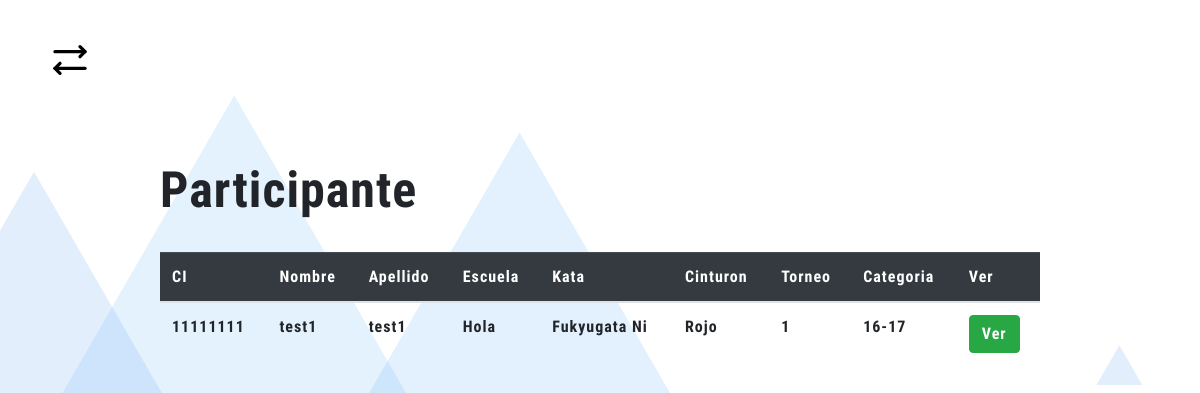
Screenshot of /index.php?c=espectador&a=home with the database file from the repository.
### tables this page shows
CREATE TABLE `participante` (
  `CI` int(8) NOT NULL,
  `Escuela` varchar(255) DEFAULT NULL,
  `GeneroP` enum('Masculino','Femenino') DEFAULT NULL,
  `CI_C` int(8) DEFAULT NULL
);

CREATE TABLE `persona` (
  `CI` int(8) NOT NULL,
  `Nombre` varchar(50) DEFAULT NULL,
  `Apellido` varchar(50) DEFAULT NULL,
  `Correo` varchar(255) DEFAULT NULL,
  `Fnac` date DEFAULT NULL
);

### controllers/espectador.php (called while the page is built, shortened)
<?php
class espectadorController {
    public function __construct()
    {
        require_once "models/espectadorModel.php";
    }
    public function home()
    {
        $user = new espectador_Model();
        $participanteData = $user->get_participante();
        require_once "views/espectador/homeEspectador.php";
    }
}

### config/database.php (called while the page is built)
<?php
	class Conectar {
		public static function conexion(){
			$conexion = new mysqli("127.0.0.1", "root", "", "cukscorea");
			return $conexion;
		}
	}
?>

### models/espectadorModel.php (called while the page is built, shortened)
<?php
class espectador_Model {
    private $db;
    private $participante;
    public function __construct()
    {
        $this->db = Conectar::conexion();
        $this->participante = array();
    }
    public function get_participante()
    {
        $sql = "SELECT DISTINCT  PA.CI, P.Nombre, P.Apellido, PA.Escuela, K.nombreKata, PAR.Cinturon, PAR.idTorneo, C.Edad, PU.valorTotal
        FROM participante PA
        JOIN puntuar PU ON PU.CI_P = PA.CI
        JOIN persona P ON P.CI = PA.CI
        JOIN participar PAR ON PAR.CI_P = PA.CI
        JOIN categoria C ON C.idCategoria = PAR.idCategoria
		JOIN tiene T ON T.CI_P = PA.CI
        JOIN kata K ON K.idKata = T.idKata";
        $resultado = $this->db->query($sql);
        while ($row = $resultado->fetch_assoc()) {
            $this->participante[] = $row;
        }
        return $this->participante;
    }
}

### views/espectador/homeEspectador.php (the view, shortened to what this page needs)
<!DOCTYPE html>
<html lang="en">
<head>
    <link rel="stylesheet" href="assets/css/bootstrap.min.css">
    <link rel="stylesheet" href="assets/css/style.css">
</head>
<body>
<header>
            <div class="icono-menu">
                <img src="assets/img/flechaDoble.svg" alt="flechas" id="icono-menu">
            </div>
        </header>
    <main class="home">
            <section class="formatoTablas visible" id="inicioParticipante">
                <section class="formato">
                    <div class="nombreTabla">
                        <h3>Participante</h3>
                    </div>
                    <div class="table-responsive">
                        <table class="table">
                            <thead class="table-dark align-middle">
                                <tr>
                                    <th>CI</th>
                                    <th>Nombre</th>
                                    <th>Apellido</th>
                                    <th>Escuela</th>
                                    <th>Kata</th>
                                    <th>Cinturon</th>
                                    <th>Torneo</th>
                                    <th>Categoria</th>
                                    <th>Ver</th>
                                </tr>
                            </thead>
                            <tbody>
                                <?php
                                foreach ($participanteData as $participante) {
                                    echo "<tr>";
                                    echo "<td>{$participante['CI']}</td>";
                                    echo "<td>{$participante['Nombre']}</td>";
                                    echo "<td>{$participante['Apellido']}</td>";
                                    echo "<td>{$participante['Escuela']}</td>";
                                    echo "<td>{$participante['nombreKata']}</td>";
                                    echo "<td>{$participante['Cinturon']}</td>";
                                    echo "<td>{$participante['idTorneo']}</td>";
                                    echo "<td>{$participante['Edad']}</td>";
                                    echo "<td><a href='index.php?c=espectador&a=vista&id=" . $participante["CI"] . "' class='btn btn-success'>Ver</a></td>";
                                    echo "</tr>";
                                }
                                ?>
                            </tbody>
                        </table>
                    </div>
                </section>
                </section>
    </main>
</body>
</html>

### assets/css/style.css (style rules this page uses)
* { margin: 0; padding: 0; box-sizing: border-box; }
html, body { background: url("../img/Fondo.jpg"); background-repeat: no-repeat; margin: 0px; padding: 0px; overflow-x: hidden; font-family: 'Roboto Condensed'; letter-spacing: 1px; }
.icono-menu { margin: 40px 50px; position: relative; z-index: 10000; }
.icono-menu img { vertical-align: top; width: 40px; cursor: pointer; }
.home { display: flex; align-items: center; justify-content: center; }
.formatoTablas { width: 80%; }
.table-responsive { overflow: auto; max-height: 400px; }
.formato { padding: 2.5em; }
.nombreTabla { margin-bottom: 2em; }
.nombreTabla h3 { font-size: 50px; }
.visible { display: block; }

### rows the page displays
participante: CI "11111111", CI.Nombre "test1", CI.Apellido "test1", Escuela "Hola", nombreKata "Fukyugata Ni", Cinturon "Rojo", idTorneo "1", Edad "16-17"
